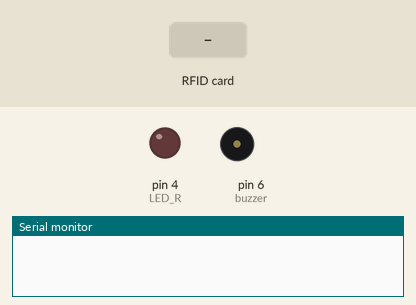
Recording of a sketch running on a simulated Arduino Uno, built with avr-gcc and run on an emulated ATmega328P. On the bench: output pins drawn as LEDs (lit = HIGH), buzzer (waves = sounding), the last lines printed to the serial monitor. The test bench sets the inputs (shaded band). Pins used as bus, display or sensor lines are not drawn.

Above: at 1.3 s.
1.4 s: RFID card 5E 7A 19 C4 held to the reader
At 1.63 s:
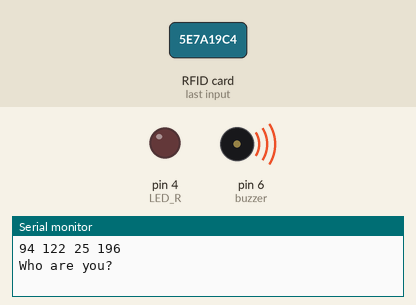
Timing chart, 0 to 4.4 s (numbered marks = the images above; inputs shaded):
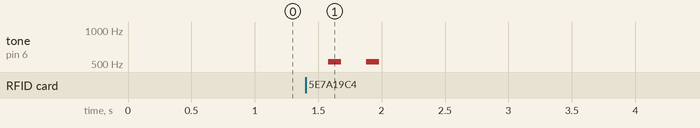

Measured:
- after the input at 1.4 s, tone on pin 6 (buzzer): alternates 523 Hz for 0.10 s and silent for 0.20 s, 4 changes in all, then stays silent, starting after 0.18 s

The sketch:

LED_CODE.ino
```cpp
#include <SPI.h>
#include <MFRC522.h>

#define RST_PIN   9     // reset핀 설정
#define SS_PIN    10    // 데이터를 주고받는 역할의 핀( SS = Slave Selector )

MFRC522 mfrc(SS_PIN, RST_PIN);           // 이 코드에서 MFR522를 이용하기 위해 mfrc객체를 생성해 줍니다.

//int LED_Y = 3;                            // LED를 3번핀에 연결합니다.
int LED_R = 4;                            // LED를 4번핀에 연결합니다.
int buzzer = 6;                            // 부저를 6번핀에 연결합니다.

void setup() {
  Serial.begin(9600);                     // 시리얼 통신, 속도는 9600
  SPI.begin();                             // SPI 초기화(SPI : 하나의 마스터와 다수의 SLAVE(종속적인 역활)간의 통신 방식)

  //pinMode(LED_Y, OUTPUT);                 // 3번핀을 출력으로 설정
  pinMode(LED_R, OUTPUT);                 // 4번핀을 출력으로 설정
  pinMode(buzzer, OUTPUT);                 // 6번핀을 출력으로 설정
}

void loop() {
  if ( ! mfrc.PICC_IsNewCardPresent() || ! mfrc.PICC_ReadCardSerial() ) {    //  태그 접촉이 되지 않았을때 또는 아이디가 읽혀지지 않았을때
    delay(500);
    return;                                   // return
  }

  for (byte i = 0; i < 4; i++) {               // 태그의 ID출력하는 반복문.태그의 ID사이즈(4)까지
  Serial.print(mfrc.uid.uidByte[i]);        // mfrc.uid.uidByte[0] ~ mfrc.uid.uidByte[3]까지 출력
  Serial.print(" ");                        // id 사이의 간격 출력
  }
  Serial.println();

  if(mfrc.uid.uidByte[0] == 181 && mfrc.uid.uidByte[1] == 100
       && mfrc.uid.uidByte[2] == 1 && mfrc.uid.uidByte[3] == 109) {    // 2번 태그 ID가 맞을경우
    //digitalWrite(LED_Y, HIGH);                // 3번핀 에 연결된 led 켜지기
    //digitalWrite(LED_R, LOW);                 // 4번핀 에 연결된 led 꺼지기
    digitalWrite(LED_R, HIGH);                 // 4번핀 에 연결된 led 켜지기
    Serial.println("Hello, Eduino~");        // 시리얼 모니터에 "Hello, Eduino~" 출력
    tone(6,523,100);
    delay(500);

  }else {                                   // 다른 태그 ID일 경우
    //digitalWrite(LED_R, HIGH);              // 3번핀 에 연결된 led 켜지기
    //digitalWrite(LED_Y, LOW);               // 4번핀 에 연결된 led 꺼지기
    digitalWrite(LED_R, LOW);               // 4번핀 에 연결된 led 꺼지기
    Serial.println("Who are you?");        // 시리얼 모니터에 "Who are you?" 출력
    tone(6,523,100);
    delay(300);
    tone(6,523,100);
    delay(500);
  }
}
```
